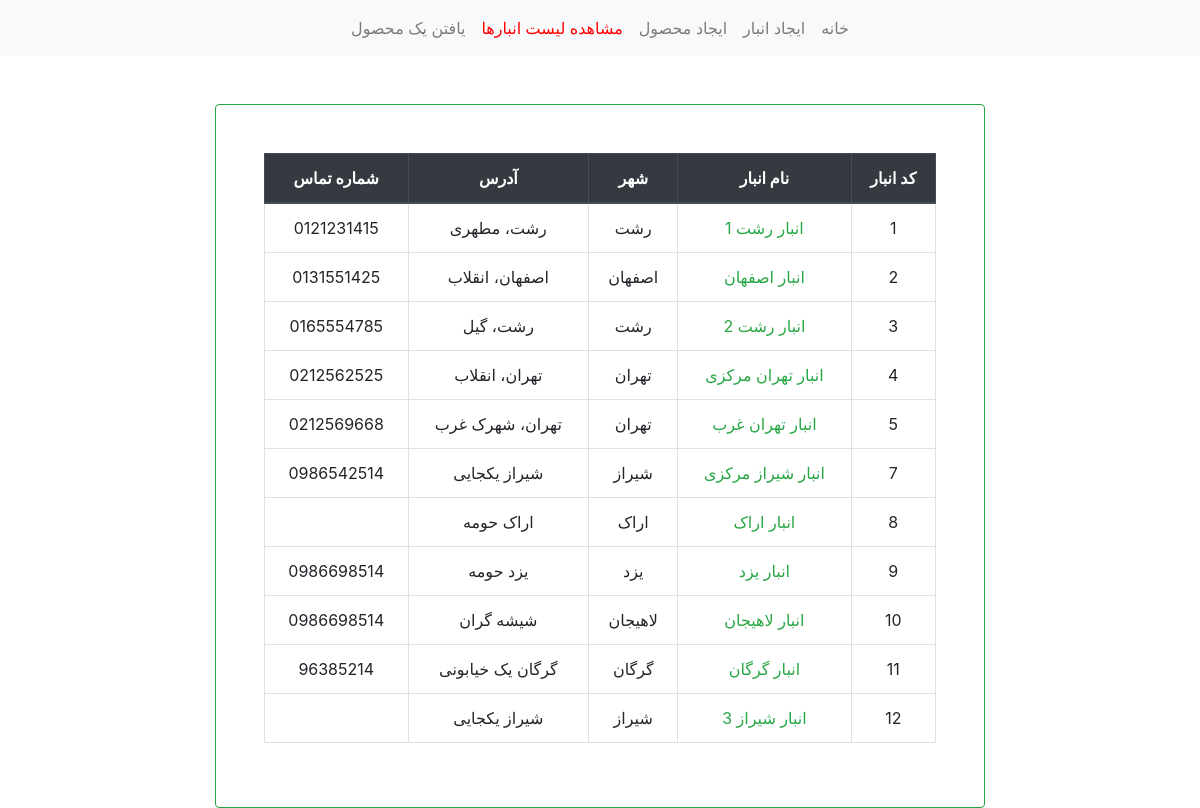
Screenshot of /warehouseList.php with the database file from the repository.
### tables this page shows
CREATE TABLE `warehouse` (
  `id` int(11) NOT NULL,
  `name` text NOT NULL,
  `city` varchar(191) NOT NULL,
  `address` text DEFAULT NULL,
  `tel` varchar(191) DEFAULT NULL
);

### warehouseList.php (the view, shortened to what this page needs)
<?php $thisPage = "warehouseList"; ?>
<?php
include('nav/header.php');
require_once("database/db_connection.php");
$sql_fetch_ware = "SELECT * FROM warehouse ORDER BY id ASC";
$query = mysqli_query($conn, $sql_fetch_ware); ?>
<div class="container col-lg-8 mt-5">
    <div class="card p-5 border-success text-center">
        <table class="table table-hover table-bordered">
            <thead class="thead-dark">
                <tr>
                    <th scope="col">شماره تماس</th>
                    <th scope="col">آدرس</th>
                    <th scope="col">شهر</th>
                    <th scope="col">نام انبار</th>
                    <th scope="col">کد انبار</th>
                </tr>
            </thead>
            <tbody>
                <?php
                while ($row = mysqli_fetch_array($query)) { ?>
                    <tr>
                        <td><?php echo $row['tel'] ?></td>
                        <td><?php echo $row['address'] ?></td>
                        <td><?php echo $row['city'] ?></td>
                        <td><a href="showWarehouse.php?id=<?php echo $row['id'] ?>&name=<?php echo $row['name'] ?>" class="text-success" style="text-decoration: none;"><?php echo $row['name'] ?></a></td>
                        <td><?php echo $row['id'] ?></td>
                    </tr>
                <?php } ?>
            </tbody>
        </table>
    </div>
</div>
</body>
</html>

### nav/header.php (shortened to what this page needs)
<!DOCTYPE html>
<html lang="en">
<head>
    <link rel="stylesheet" href="https://stackpath.bootstrapcdn.com/bootstrap/4.3.1/css/bootstrap.min.css">
</head>
<body>
    <header>
        <nav class="navbar navbar-expand-lg navbar-light bg-light">
            <div class="collapse navbar-collapse justify-content-center" id="navbarNav">
                <ul class="navbar-nav">
                    <li class="nav-item" <?php if ($thisPage == "FindProduct")
                                                echo " id=\"currentpage\""; ?>>
                        <a class="nav-link" href="findProduct.php">یافتن یک محصول</a>
                    </li>
                    <li class="nav-item" <?php if ($thisPage == "warehouseList")
                                                echo " id=\"currentpage\""; ?>>
                        <a class="nav-link" href="warehouseList.php">مشاهده لیست انبارها</a>
                    </li>
                    <li class="nav-item" <?php if ($thisPage == "CreateProduct")
                                                echo " id=\"currentpage\""; ?>>
                        <a class="nav-link" href="createProduct.php">ایجاد محصول</a>
                    </li>
                    <li class="nav-item" <?php if ($thisPage == "CreateWarehouse")
                                                echo " id=\"currentpage\""; ?>>
                        <a class="nav-link" href="createWarehouse.php">ایجاد انبار</a>
                    </li>
                    <li class="nav-item" <?php if ($thisPage == "home")
                                                echo " id=\"currentpage\""; ?>>
                        <a class="nav-link" href="index.php">خانه<span class="sr-only">(current)</span></a>
                    </li>
                </ul>
            </div>
        </nav>
    </header>

### nav/header.php (style rules this page uses)
#currentpage a { color: red; }

### rows the page displays
warehouse: tel "0121231415", address "رشت، مطهری", city "رشت", name "انبار رشت 1", id "1"
warehouse: tel "0131551425", address "اصفهان، انقلاب", city "اصفهان", name "انبار اصفهان", id "2"
warehouse: tel "0165554785", address "رشت، گیل", city "رشت", name "انبار رشت 2", id "3"
warehouse: tel "0212562525", address "تهران، انقلاب", city "تهران", name "انبار تهران مرکزی", id "4"
warehouse: tel "0212569668", address "تهران، شهرک غرب", city "تهران", name "انبار تهران غرب", id "5"
warehouse: tel "0986542514", address "شیراز یکجایی", city "شیراز", name "انبار شیراز مرکزی", id "7"
warehouse: address "اراک حومه", city "اراک", name "انبار اراک", id "8"
warehouse: tel "0986698514", address "یزد حومه", city "یزد", name "انبار یزد", id "9"
warehouse: tel "0986698514", address "شیشه گران", city "لاهیجان", name "انبار لاهیجان", id "10"
warehouse: tel "96385214", address "گرگان یک خیابونی", city "گرگان", name "انبار گرگان", id "11"
warehouse: address "شیراز یکجایی", city "شیراز", name "انبار شیراز 3", id "12"
